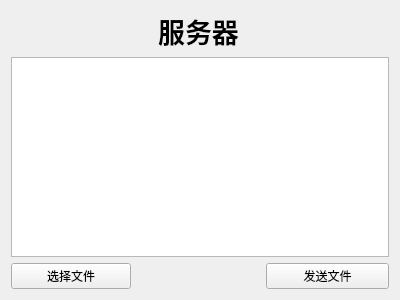
<?xml version="1.0" encoding="UTF-8"?>
<ui version="4.0">
 <class>ServerWidget</class>
 <widget class="QWidget" name="ServerWidget">
  <property name="geometry">
   <rect>
    <x>0</x>
    <y>0</y>
    <width>400</width>
    <height>300</height>
   </rect>
  </property>
  <property name="windowTitle">
   <string>ServerWidget</string>
  </property>
  <layout class="QGridLayout" name="gridLayout">
   <item row="1" column="0" colspan="4">
    <widget class="QTextEdit" name="textEdit">
     <property name="font">
      <font>
       <family>楷体</family>
       <pointsize>14</pointsize>
      </font>
     </property>
     <property name="html">
      <string>&lt;!DOCTYPE HTML PUBLIC &quot;-//W3C//DTD HTML 4.0//EN&quot; &quot;http://www.w3.org/TR/REC-html40/strict.dtd&quot;&gt;
&lt;html&gt;&lt;head&gt;&lt;meta name=&quot;qrichtext&quot; content=&quot;1&quot; /&gt;&lt;style type=&quot;text/css&quot;&gt;
p, li { white-space: pre-wrap; }
&lt;/style&gt;&lt;/head&gt;&lt;body style=&quot; font-family:'楷体'; font-size:14pt; font-weight:400; font-style:normal;&quot;&gt;
&lt;p style=&quot;-qt-paragraph-type:empty; margin-top:0px; margin-bottom:0px; margin-left:0px; margin-right:0px; -qt-block-indent:0; text-indent:0px;&quot;&gt;&lt;br /&gt;&lt;/p&gt;&lt;/body&gt;&lt;/html&gt;</string>
     </property>
    </widget>
   </item>
   <item row="2" column="3">
    <widget class="QPushButton" name="butttonSendFile">
     <property name="text">
      <string>发送文件</string>
     </property>
    </widget>
   </item>
   <item row="2" column="0" colspan="2">
    <widget class="QPushButton" name="buttonChooseFile">
     <property name="text">
      <string>选择文件</string>
     </property>
    </widget>
   </item>
   <item row="2" column="2">
    <spacer name="horizontalSpacer_3">
     <property name="orientation">
      <enum>Qt::Horizontal</enum>
     </property>
     <property name="sizeHint" stdset="0">
      <size>
       <width>121</width>
       <height>20</height>
      </size>
     </property>
    </spacer>
   </item>
   <item row="0" column="2">
    <widget class="QLabel" name="label">
     <property name="font">
      <font>
       <family>楷体</family>
       <pointsize>20</pointsize>
       <weight>75</weight>
       <bold>true</bold>
      </font>
     </property>
     <property name="text">
      <string>服务器</string>
     </property>
     <property name="alignment">
      <set>Qt::AlignCenter</set>
     </property>
     <property name="wordWrap">
      <bool>false</bool>
     </property>
    </widget>
   </item>
   <item row="0" column="3">
    <spacer name="horizontalSpacer_2">
     <property name="orientation">
      <enum>Qt::Horizontal</enum>
     </property>
     <property name="sizeHint" stdset="0">
      <size>
       <width>120</width>
       <height>20</height>
      </size>
     </property>
    </spacer>
   </item>
   <item row="0" column="0" colspan="2">
    <spacer name="horizontalSpacer">
     <property name="orientation">
      <enum>Qt::Horizontal</enum>
     </property>
     <property name="sizeHint" stdset="0">
      <size>
       <width>120</width>
       <height>20</height>
      </size>
     </property>
    </spacer>
   </item>
  </layout>
 </widget>
 <layoutdefault spacing="6" margin="11"/>
 <resources/>
 <connections/>
</ui>
